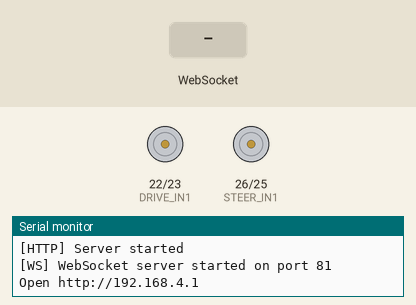
Recording of a sketch running on a simulated ESP32. On the bench: motor-driver pin pairs drawn as motors (green arrow = first pin HIGH = forward, orange = second pin HIGH = backward, longer = more drive), the last lines printed to the serial monitor. The inputs (shaded band) are chosen by the test bench.

Above: at 1.7 s.
1.8 s: WebSocket text "FORWARD" received
At 2.3 s:
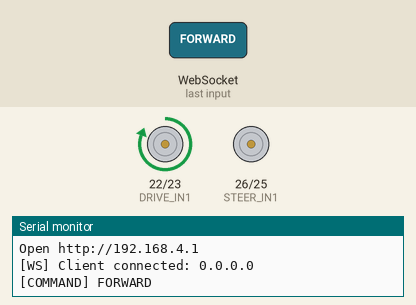
4.0 s: WebSocket text "BACKWARD" received
At 4.5 s:
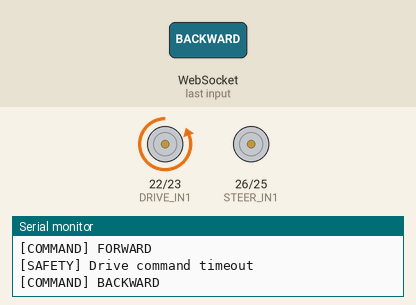
6.2 s: WebSocket text "LEFT" received
At 6.27 s:
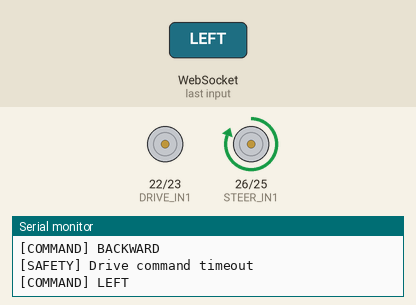
7.8 s: WebSocket text "RIGHT" received
At 7.87 s:
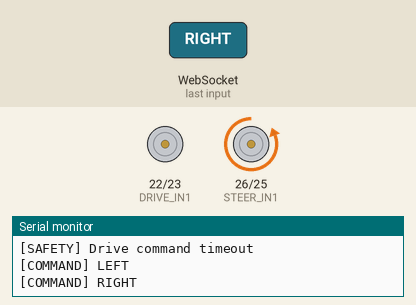
Timing chart, 0 to 10.4 s (numbered marks = the images above; inputs shaded):
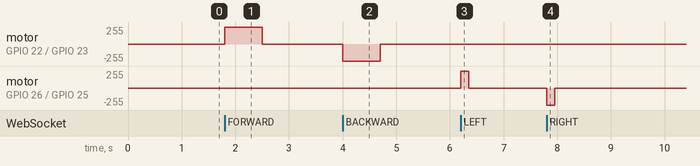

The sketch:

ESP_car_test.ino
```cpp
/*
 * ============================================================
 * Adaptive ESP32 Mesh RC Car
 * Phase 1 - Local WebSocket Motor Control
 * ============================================================
 *
 * Hardware:
 *   ESP32 DevKit V1
 *   L298N
 *   Steering Motor -> OUT1 / OUT2
 *   Drive Motor    -> OUT3 / OUT4
 *
 * Connections:
 *
 *   ESP32 GPIO26 -> L298N IN1
 *   ESP32 GPIO25 -> L298N IN2
 *   ESP32 GPIO22 -> L298N IN3
 *   ESP32 GPIO23 -> L298N IN4
 *
 * Network:
 *   ESP32 creates its own Wi-Fi Access Point
 *   SSID: RC_CAR_TEST
 *   Password: rc-car-1234
 *
 *   Dashboard:
 *   http://192.168.4.1
 *
 *   WebSocket:
 *   ws://192.168.4.1:81
 *
 * Motor mapping:
 *
 *   STEERING:
 *      LEFT  -> IN1 HIGH, IN2 LOW
 *      RIGHT -> IN1 LOW,  IN2 HIGH
 *      STOP  -> IN1 LOW,  IN2 LOW
 *
 *   DRIVE:
 *      FORWARD  -> IN3 HIGH, IN4 LOW
 *      BACKWARD -> IN3 LOW,  IN4 HIGH
 *      STOP     -> IN3 LOW, IN4 LOW
 *
 * Safety:
 *   If no valid drive command is received within
 *   COMMAND_TIMEOUT_MS, the drive motor is stopped.
 *
 * ============================================================
 */

#include <WiFi.h>
#include <WebServer.h>
#include <WebSocketsServer.h>


// ============================================================
// GPIO CONFIGURATION
// ============================================================

// Steering motor -> L298N OUT1 / OUT2
const uint8_t STEER_IN1 = 26;
const uint8_t STEER_IN2 = 25;

// Drive motor -> L298N OUT3 / OUT4
const uint8_t DRIVE_IN1 = 22;
const uint8_t DRIVE_IN2 = 23;


// ============================================================
// WIFI CONFIGURATION
// ============================================================

const char* AP_SSID = "RC_CAR_TEST";
const char* AP_PASSWORD = "rc-car-1234";


// ============================================================
// SERVERS
// ============================================================

WebServer server(80);
WebSocketsServer webSocket = WebSocketsServer(81);


// ============================================================
// SAFETY CONFIGURATION
// ============================================================

// If no drive command arrives within this period,
// the drive motor is automatically stopped.

const unsigned long COMMAND_TIMEOUT_MS = 700;


// ============================================================
// STEERING CONFIGURATION
// ============================================================

// Steering is a mechanical steering motor rather than
// a continuously rotating drive motor.
//
// Start conservatively.
// Increase/decrease after testing.

const unsigned long STEERING_PULSE_MS = 150;


// ============================================================
// STATE
// ============================================================

enum DriveState
{
    DRIVE_STOP,
    DRIVE_FORWARD,
    DRIVE_BACKWARD
};

enum SteeringState
{
    STEER_CENTER,
    STEER_LEFT,
    STEER_RIGHT
};

DriveState driveState = DRIVE_STOP;
SteeringState steeringState = STEER_CENTER;


// Last valid DRIVE command received
unsigned long lastDriveCommandTime = 0;

// Steering pulse control
unsigned long steeringStopTime = 0;


// ============================================================
// MOTOR CONTROL FUNCTIONS
// ============================================================

void stopDrive()
{
    digitalWrite(DRIVE_IN1, LOW);
    digitalWrite(DRIVE_IN2, LOW);

    driveState = DRIVE_STOP;
}


void driveForward()
{
    digitalWrite(DRIVE_IN1, HIGH);
    digitalWrite(DRIVE_IN2, LOW);

    driveState = DRIVE_FORWARD;

    lastDriveCommandTime = millis();
}


void driveBackward()
{
    digitalWrite(DRIVE_IN1, LOW);
    digitalWrite(DRIVE_IN2, HIGH);

    driveState = DRIVE_BACKWARD;

    lastDriveCommandTime = millis();
}


// ============================================================
// STEERING CONTROL
// ============================================================

void stopSteering()
{
    digitalWrite(STEER_IN1, LOW);
    digitalWrite(STEER_IN2, LOW);

    steeringState = STEER_CENTER;
}


void steerLeft()
{
    digitalWrite(STEER_IN1, HIGH);
    digitalWrite(STEER_IN2, LOW);

    steeringState = STEER_LEFT;

    steeringStopTime = millis() + STEERING_PULSE_MS;
}


void steerRight()
{
    digitalWrite(STEER_IN1, LOW);
    digitalWrite(STEER_IN2, HIGH);

    steeringState = STEER_RIGHT;

    steeringStopTime = millis() + STEERING_PULSE_MS;
}


// ============================================================
// COMPLETE STOP
// ============================================================

void emergencyStop()
{
    stopDrive();
    stopSteering();

    Serial.println("[SAFETY] EMERGENCY STOP");
}


// ============================================================
// STATE TO STRING
// ============================================================

String getDriveState()
{
    switch (driveState)
    {
        case DRIVE_FORWARD:
            return "FORWARD";

        case DRIVE_BACKWARD:
            return "BACKWARD";

        default:
            return "STOP";
    }
}


String getSteeringState()
{
    switch (steeringState)
    {
        case STEER_LEFT:
            return "LEFT";

        case STEER_RIGHT:
            return "RIGHT";

        default:
            return "CENTER";
    }
}


// ============================================================
// SEND CURRENT STATE TO CLIENT
// ============================================================

void sendState(uint8_t clientNum)
{
    String message = "{";

    message += "\"drive\":\"";
    message += getDriveState();
    message += "\",";

    message += "\"steering\":\"";
    message += getSteeringState();
    message += "\"";

    message += "}";

    webSocket.sendTXT(clientNum, message);
}


// ============================================================
// PROCESS COMMAND
// ============================================================

void processCommand(String command, uint8_t clientNum)
{
    command.trim();
    command.toUpperCase();

    Serial.print("[COMMAND] ");
    Serial.println(command);


    // --------------------------------------------------------
    // DRIVE
    // --------------------------------------------------------

    if (command == "FORWARD")
    {
        driveForward();
    }

    else if (command == "BACKWARD")
    {
        driveBackward();
    }

    else if (command == "DRIVE_STOP")
    {
        stopDrive();
    }


    // --------------------------------------------------------
    // STEERING
    // --------------------------------------------------------

    else if (command == "LEFT")
    {
        steerLeft();
    }

    else if (command == "RIGHT")
    {
        steerRight();
    }

    else if (command == "CENTER")
    {
        stopSteering();
    }


    // --------------------------------------------------------
    // COMPLETE STOP
    // --------------------------------------------------------

    else if (command == "STOP")
    {
        emergencyStop();
    }


    // --------------------------------------------------------
    // UNKNOWN COMMAND
    // --------------------------------------------------------

    else
    {
        Serial.println("[WARNING] Unknown command");
        return;
    }


    // Send updated state back to browser
    sendState(clientNum);
}


// ============================================================
// WEBSOCKET EVENT HANDLER
// ============================================================

void webSocketEvent(
    uint8_t clientNum,
    WStype_t type,
    uint8_t* payload,
    size_t length
)
{
    switch (type)
    {
        // ----------------------------------------------------
        // CLIENT CONNECTED
        // ----------------------------------------------------

        case WStype_CONNECTED:
        {
            IPAddress ip = webSocket.remoteIP(clientNum);

            Serial.print("[WS] Client connected: ");
            Serial.println(ip);

            sendState(clientNum);

            break;
        }


        // ----------------------------------------------------
        // CLIENT DISCONNECTED
        // ----------------------------------------------------

        case WStype_DISCONNECTED:
        {
            Serial.print("[WS] Client disconnected: ");
            Serial.println(clientNum);

            // Very important:
            // If controller disconnects, stop the car.

            emergencyStop();

            break;
        }


        // ----------------------------------------------------
        // TEXT MESSAGE
        // ----------------------------------------------------

        case WStype_TEXT:
        {
            String command = "";

            for (size_t i = 0; i < length; i++)
            {
                command += (char)payload[i];
            }

            processCommand(command, clientNum);

            break;
        }


        default:
            break;
    }
}


// ============================================================
// WEB DASHBOARD
// ============================================================

const char MAIN_PAGE[] PROGMEM = R"rawliteral(

<!DOCTYPE html>

<html>

<head>

<meta name="viewport"
      content="width=device-width,
               initial-scale=1.0,
               maximum-scale=1.0,
               user-scalable=no">

<title>ESP32 RC Car</title>

<style>

* {
    box-sizing: border-box;
    -webkit-user-select: none;
    user-select: none;
}

body {

    margin: 0;

    font-family:
        Arial,
        Helvetica,
        sans-serif;

    background: #111;

    color: white;

    text-align: center;
}


.container {

    max-width: 500px;

    margin: auto;

    padding: 20px;
}


h1 {

    margin-top: 10px;

    margin-bottom: 5px;
}


.subtitle {

    color: #aaa;

    margin-bottom: 20px;
}


.status {

    padding: 10px;

    border-radius: 8px;

    background: #222;

    margin-bottom: 20px;
}


.connected {

    color: #00ff88;
}


.disconnected {

    color: #ff4444;
}


.state {

    display: flex;

    justify-content: space-around;

    background: #1b1b1b;

    padding: 12px;

    border-radius: 10px;

    margin-bottom: 25px;
}


.stateBox {

    width: 45%;
}


.stateTitle {

    color: #888;

    font-size: 13px;
}


.stateValue {

    font-size: 18px;

    font-weight: bold;

    margin-top: 5px;
}


.controls {

    display: grid;

    grid-template-columns:
        1fr
        1fr
        1fr;

    gap: 12px;

    max-width: 350px;

    margin: auto;
}


button {

    height: 80px;

    border: none;

    border-radius: 15px;

    font-size: 18px;

    font-weight: bold;

    background: #333;

    color: white;

    touch-action: manipulation;

}


button:active {

    background: #555;

    transform: scale(0.96);
}


.forward {

    grid-column: 2;

}


.left {

    grid-column: 1;

    grid-row: 2;
}


.stop {

    grid-column: 2;

    grid-row: 2;

    background: #8b0000;
}


.right {

    grid-column: 3;

    grid-row: 2;
}


.backward {

    grid-column: 2;

    grid-row: 3;
}


.center {

    grid-column: 1 / 4;

    margin-top: 15px;

    height: 55px;

    background: #444;
}


.info {

    margin-top: 25px;

    color: #777;

    font-size: 13px;
}

</style>

</head>


<body>


<div class="container">


<h1>ESP32 RC CAR</h1>

<div class="subtitle">
Phase 1 Local Control
</div>


<div id="connection"
     class="status disconnected">

DISCONNECTED

</div>


<div class="state">

<div class="stateBox">

<div class="stateTitle">
DRIVE
</div>

<div id="drive"
     class="stateValue">

STOP

</div>

</div>


<div class="stateBox">

<div class="stateTitle">
STEERING
</div>

<div id="steering"
     class="stateValue">

CENTER

</div>

</div>

</div>


<div class="controls">


<button class="forward"
        id="forward">

▲
<br>
FORWARD

</button>


<button class="left"
        id="left">

◀
<br>
LEFT

</button>


<button class="stop"
        id="stop">

■
<br>
STOP

</button>


<button class="right"
        id="right">

▶
<br>
RIGHT

</button>


<button class="backward"
        id="backward">

▼
<br>
BACKWARD

</button>


<button class="center"
        id="center">

CENTER STEERING

</button>


</div>


<div class="info">

ESP32 WebSocket Control

</div>


</div>


<script>


let socket;


// ============================================================
// CONNECT WEBSOCKET
// ============================================================

function connectWebSocket()
{

    socket = new WebSocket(
        "ws://" +
        window.location.hostname +
        ":81/"
    );


    socket.onopen = function()
    {

        document
            .getElementById("connection")
            .innerText = "CONNECTED";

        document
            .getElementById("connection")
            .className =
                "status connected";
    };


    socket.onclose = function()
    {

        document
            .getElementById("connection")
            .innerText = "DISCONNECTED";

        document
            .getElementById("connection")
            .className =
                "status disconnected";


        // Try reconnecting

        setTimeout(
            connectWebSocket,
            1000
        );
    };


    socket.onerror = function()
    {

        socket.close();

    };


    socket.onmessage = function(event)
    {

        try
        {

            let state =
                JSON.parse(event.data);


            if (state.drive)
            {

                document
                    .getElementById("drive")
                    .innerText =
                        state.drive;

            }


            if (state.steering)
            {

                document
                    .getElementById("steering")
                    .innerText =
                        state.steering;

            }

        }

        catch(error)
        {

            console.log(error);

        }

    };

}


// ============================================================
// SEND COMMAND
// ============================================================

function sendCommand(command)
{

    if (
        socket &&
        socket.readyState === WebSocket.OPEN
    )
    {

        socket.send(command);

    }

}


// ============================================================
// DRIVE BUTTONS
// ============================================================

// Forward

document
    .getElementById("forward")
    .addEventListener(
        "pointerdown",
        function(event)
        {

            event.preventDefault();

            sendCommand("FORWARD");

        }
    );


document
    .getElementById("forward")
    .addEventListener(
        "pointerup",
        function(event)
        {

            event.preventDefault();

            sendCommand("DRIVE_STOP");

        }
    );


document
    .getElementById("forward")
    .addEventListener(
        "pointercancel",
        function()
        {

            sendCommand("DRIVE_STOP");

        }
    );


// Backward

document
    .getElementById("backward")
    .addEventListener(
        "pointerdown",
        function(event)
        {

            event.preventDefault();

            sendCommand("BACKWARD");

        }
    );


document
    .getElementById("backward")
    .addEventListener(
        "pointerup",
        function(event)
        {

            event.preventDefault();

            sendCommand("DRIVE_STOP");

        }
    );


document
    .getElementById("backward")
    .addEventListener(
        "pointercancel",
        function()
        {

            sendCommand("DRIVE_STOP");

        }
    );


// ============================================================
// STEERING
// ============================================================

document
    .getElementById("left")
    .addEventListener(
        "pointerdown",
        function(event)
        {

            event.preventDefault();

            sendCommand("LEFT");

        }
    );


document
    .getElementById("right")
    .addEventListener(
        "pointerdown",
        function(event)
        {

            event.preventDefault();

            sendCommand("RIGHT");

        }
    );


document
    .getElementById("center")
    .addEventListener(
        "pointerdown",
        function(event)
        {

            event.preventDefault();

            sendCommand("CENTER");

        }
    );


// ============================================================
// STOP
// ============================================================

document
    .getElementById("stop")
    .addEventListener(
        "pointerdown",
        function(event)
        {

            event.preventDefault();

            sendCommand("STOP");

        }
    );


// ============================================================
// START
// ============================================================

connectWebSocket();


</script>


</body>

</html>

)rawliteral";


// ============================================================
// HTTP ROOT
// ============================================================

void handleRoot()
{
    server.send(
        200,
        "text/html",
        MAIN_PAGE
    );
}


// ============================================================
// SETUP
// ============================================================

void setup()
{

    Serial.begin(115200);

    delay(500);


    Serial.println();
    Serial.println();
    Serial.println(
        "================================="
    );
    Serial.println(
        " ESP32 RC CAR - PHASE 1"
    );
    Serial.println(
        " WebSocket Motor Control"
    );
    Serial.println(
        "================================="
    );


    // --------------------------------------------------------
    // GPIO
    // --------------------------------------------------------

    pinMode(STEER_IN1, OUTPUT);
    pinMode(STEER_IN2, OUTPUT);

    pinMode(DRIVE_IN1, OUTPUT);
    pinMode(DRIVE_IN2, OUTPUT);


    // Always start stopped

    emergencyStop();


    // --------------------------------------------------------
    // WIFI ACCESS POINT
    // --------------------------------------------------------

    WiFi.mode(WIFI_AP);

    bool apStarted =
        WiFi.softAP(
            AP_SSID,
            AP_PASSWORD
        );


    if (apStarted)
    {

        Serial.println(
            "[WIFI] Access Point started"
        );

        Serial.print(
            "[WIFI] SSID: "
        );

        Serial.println(
            AP_SSID
        );

        Serial.print(
            "[WIFI] IP: "
        );

        Serial.println(
            WiFi.softAPIP()
        );

    }

    else
    {

        Serial.println(
            "[WIFI] Failed to start AP"
        );

    }


    // --------------------------------------------------------
    // HTTP SERVER
    // --------------------------------------------------------

    server.on(
        "/",
        handleRoot
    );

    server.begin();


    Serial.println(
        "[HTTP] Server started"
    );


    // --------------------------------------------------------
    // WEBSOCKET SERVER
    // --------------------------------------------------------

    webSocket.begin();

    webSocket.onEvent(
        webSocketEvent
    );


    Serial.println(
        "[WS] WebSocket server started on port 81"
    );


    Serial.println();
    Serial.println(
        "Open http://192.168.4.1"
    );
    Serial.println();
}


// ============================================================
// LOOP
// ============================================================

void loop()
{

    server.handleClient();

    webSocket.loop();


    // --------------------------------------------------------
    // STEERING TIMER
    // --------------------------------------------------------

    if (
        steeringState != STEER_CENTER &&
        millis() >= steeringStopTime
    )
    {

        stopSteering();

    }


    // --------------------------------------------------------
    // DRIVE FAILSAFE
    // --------------------------------------------------------

    if (
        driveState != DRIVE_STOP &&
        millis() - lastDriveCommandTime >
            COMMAND_TIMEOUT_MS
    )
    {

        Serial.println(
            "[SAFETY] Drive command timeout"
        );

        stopDrive();

    }


    delay(2);
}
```

Measured:
- after the input at 1.8 s, motor on GPIO 22 (DRIVE_IN1) / GPIO 23 (DRIVE_IN2): stopped → forward 255/255 at once, → stopped 0.70 s later
- after the input at 4.0 s, motor on GPIO 22 (DRIVE_IN1) / GPIO 23 (DRIVE_IN2): stopped → backward 255/255 at once, → stopped 0.70 s later
- after the input at 6.2 s, motor on GPIO 26 (STEER_IN1) / GPIO 25 (STEER_IN2): stopped → forward 255/255 at once, → stopped 0.15 s later
- after the input at 7.8 s, motor on GPIO 26 (STEER_IN1) / GPIO 25 (STEER_IN2): stopped → backward 255/255 at once, → stopped 0.15 s later
